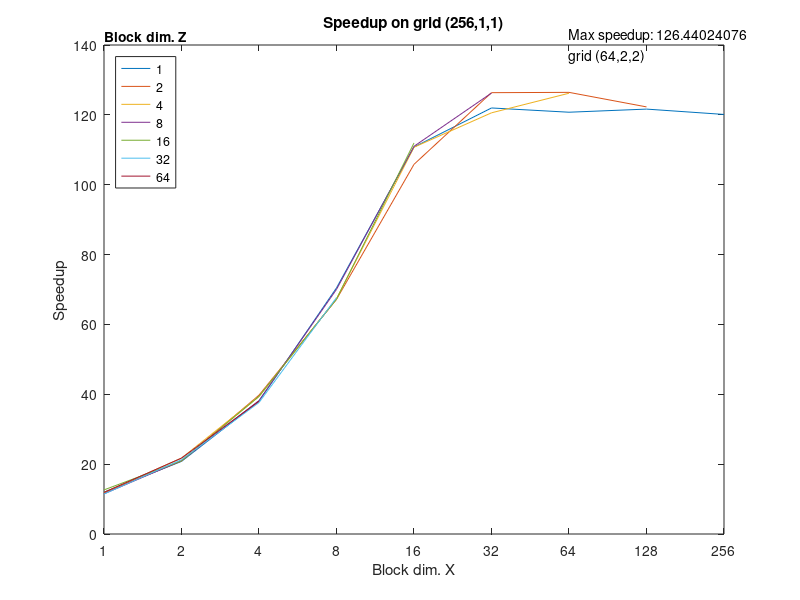

The MATLAB source for this figure:
y  =[11.96674777 20.79142012 38.03137991 70.45291157 110.7761869 121.9742489 120.7563386 121.6494845 120.119863];
y2 =[11.85558693 20.91715976 39.74238562 67.17740005 105.833647 126.3542562 126.4402408 122.2795699];
y3 =[11.86290323 21.72949002 39.37566988 67.35329341 110.7344633 120.5844435 126.1914985];
y4 =[11.50202429 20.99778271 38.19742489 70.03835091 110.9981168 126.2457045];
y5 =[12.62634989 20.93865484 39.39150248 67.26532567 111.9442351];
y6 =[11.43918655 21.28698225 37.64737406 67.67942584];
y7 =[11.91575537 21.73076923 38.01530818];
x = [0 1 2 3 4 5 6 7 8];
plot(x,y,x(1:8),y2,x(1:7),y3,x(1:6),y4,x(1:5),y5,x(1:4),y6,x(1:3),y7);
xlabel("Block dim. X");
ylabel("Speedup");
set(gca,'XTick',x)
xticklabels({'1','2','4','8','16','32','64','128','256'});
title ("Speedup on grid (256,1,1)");
text(6,140,{"Max speedup: 126.44024076","grid (64,2,2)"});
lgd = legend({'1','2','4','8','16','32','64'},"Location","Northwest");
title(lgd,'Block dim. Z');